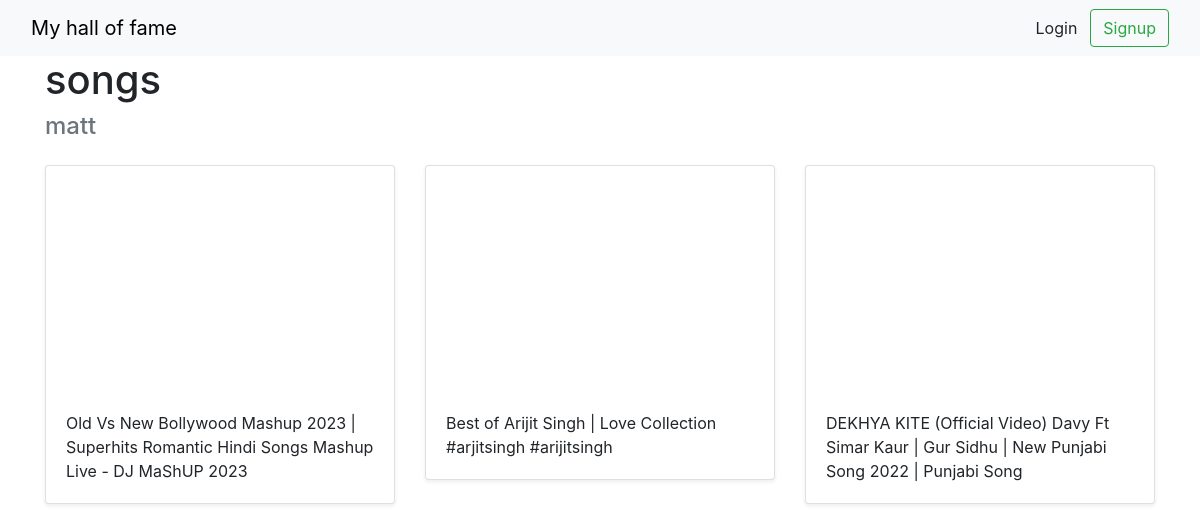
Screenshot of /halloffame/1 with the database file from the repository.
### halls/models.py (models this page shows)
class Hall(models.Model):
    title = models.CharField(max_length=255)
    user = models.ForeignKey(User,on_delete=models.CASCADE)

class Video(models.Model):
    title = models.CharField(max_length=255)
    url = models.URLField()
    youtube_id = models.CharField(max_length=255)
    hall = models.ForeignKey(Hall, on_delete=models.CASCADE)

### halls/views.py (the view)
# urls.py: path('halloffame/<int:pk>', views.DetailHall.as_view(), name='detail_hall'),
class DetailHall(generic.DetailView):
    model = Hall
    template_name = 'halls/detail_hall.html'

### halls/templates/halls/detail_hall.html (shortened to what this page needs)
{% extends 'halls/base.html' %}
{% block content %}
<div class="container">
    <h1> {{ hall.title }} </h1>
    <h4 class="text-muted"> {{ hall.user.username }} </h4>
    <div class="row">
        {% for video in hall.video_set.all %}
        <div class="col-md-4 mt-3">
            <div class="card mb-4 shadow-sm">
                <iframe width="100%" height="225" src="https://www.youtube.com/embed/{{ video.youtube_id }}"
                    frameborder="0"
                    allow="accelerometer; autoplay; clipboard-write; encrypted-media; gyroscope; picture-in-picture; web-share"
                    allowfullscreen></iframe>
                <div class="card-body">
                    <p class="card-text">{{ video.title }}</p>
                </div>
            </div>
        </div>
        {% endfor %}
    </div>
</div>
{% endblock %}

### rows the page displays
Hall: title "songs", user.username "matt"
Video: title "Old Vs New Bollywood Mashup 2023 | Superhits Romantic Hindi Songs Mashup Live - DJ MaShUP 2023"
Video: title "Best of Arijit Singh | Love Collection #arjitsingh #arijitsingh"
Video: title "DEKHYA KITE (Official Video) Davy Ft Simar Kaur | Gur Sidhu | New Punjabi Song 2022 | Punjabi Song"
